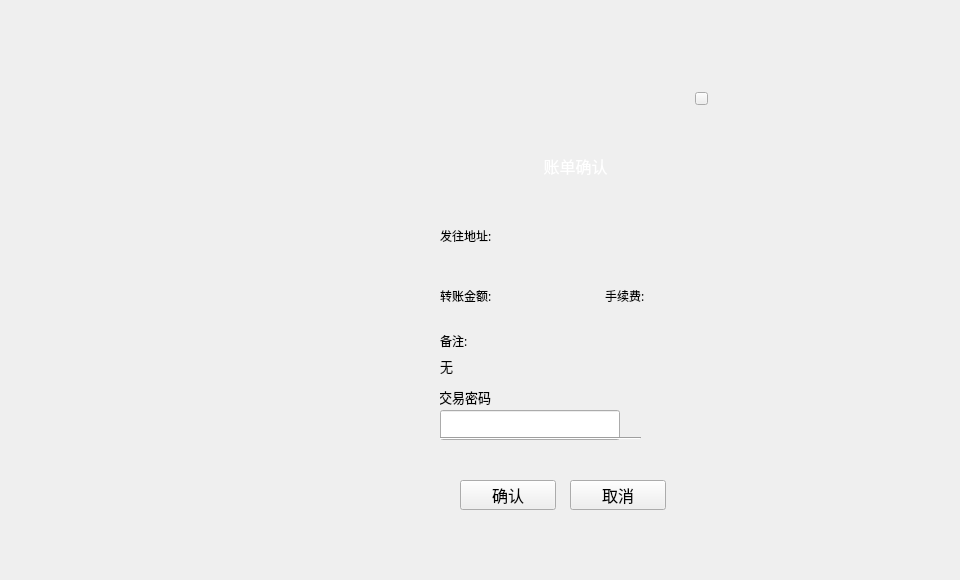
<?xml version="1.0" encoding="UTF-8"?>
<ui version="4.0">
 <class>TransferConfirmDialog</class>
 <widget class="QDialog" name="TransferConfirmDialog">
  <property name="geometry">
   <rect>
    <x>0</x>
    <y>0</y>
    <width>960</width>
    <height>580</height>
   </rect>
  </property>
  <property name="font">
   <font>
    <family>微软雅黑</family>
   </font>
  </property>
  <property name="windowTitle">
   <string>Dialog</string>
  </property>
  <widget class="QWidget" name="widget" native="true">
   <property name="geometry">
    <rect>
     <x>0</x>
     <y>0</y>
     <width>960</width>
     <height>580</height>
    </rect>
   </property>
   <widget class="QWidget" name="containerWidget" native="true">
    <property name="geometry">
     <rect>
      <x>390</x>
      <y>80</y>
      <width>360</width>
      <height>490</height>
     </rect>
    </property>
    <property name="font">
     <font>
      <family>微软雅黑</family>
      <pointsize>10</pointsize>
     </font>
    </property>
    <widget class="QLineEdit" name="pwdLineEdit">
     <property name="geometry">
      <rect>
       <x>50</x>
       <y>330</y>
       <width>180</width>
       <height>30</height>
      </rect>
     </property>
     <property name="echoMode">
      <enum>QLineEdit::Password</enum>
     </property>
    </widget>
    <widget class="QLabel" name="tipLabel2">
     <property name="geometry">
      <rect>
       <x>50</x>
       <y>370</y>
       <width>200</width>
       <height>24</height>
      </rect>
     </property>
     <property name="text">
      <string/>
     </property>
    </widget>
    <widget class="QToolButton" name="okBtn">
     <property name="geometry">
      <rect>
       <x>70</x>
       <y>400</y>
       <width>96</width>
       <height>30</height>
      </rect>
     </property>
     <property name="font">
      <font>
       <pointsize>12</pointsize>
      </font>
     </property>
     <property name="cursor">
      <cursorShape>PointingHandCursor</cursorShape>
     </property>
     <property name="styleSheet">
      <string notr="true"/>
     </property>
     <property name="text">
      <string>确认</string>
     </property>
    </widget>
    <widget class="QLabel" name="label_2">
     <property name="geometry">
      <rect>
       <x>50</x>
       <y>145</y>
       <width>81</width>
       <height>21</height>
      </rect>
     </property>
     <property name="font">
      <font>
       <pointsize>9</pointsize>
       <weight>50</weight>
       <bold>false</bold>
      </font>
     </property>
     <property name="styleSheet">
      <string notr="true"/>
     </property>
     <property name="text">
      <string>发往地址:</string>
     </property>
     <property name="alignment">
      <set>Qt::AlignLeading|Qt::AlignLeft|Qt::AlignVCenter</set>
     </property>
    </widget>
    <widget class="QLabel" name="label_6">
     <property name="geometry">
      <rect>
       <x>50</x>
       <y>302</y>
       <width>51</width>
       <height>30</height>
      </rect>
     </property>
     <property name="styleSheet">
      <string notr="true"/>
     </property>
     <property name="text">
      <string>交易密码</string>
     </property>
     <property name="alignment">
      <set>Qt::AlignRight|Qt::AlignTrailing|Qt::AlignVCenter</set>
     </property>
    </widget>
    <widget class="QLabel" name="label_5">
     <property name="geometry">
      <rect>
       <x>50</x>
       <y>250</y>
       <width>40</width>
       <height>21</height>
      </rect>
     </property>
     <property name="font">
      <font>
       <pointsize>9</pointsize>
       <weight>50</weight>
       <bold>false</bold>
      </font>
     </property>
     <property name="styleSheet">
      <string notr="true"/>
     </property>
     <property name="text">
      <string>备注:</string>
     </property>
     <property name="alignment">
      <set>Qt::AlignLeading|Qt::AlignLeft|Qt::AlignVCenter</set>
     </property>
    </widget>
    <widget class="QLabel" name="feeLabel">
     <property name="geometry">
      <rect>
       <x>218</x>
       <y>230</y>
       <width>111</width>
       <height>21</height>
      </rect>
     </property>
     <property name="styleSheet">
      <string notr="true"/>
     </property>
     <property name="text">
      <string/>
     </property>
    </widget>
    <widget class="QLabel" name="label_3">
     <property name="geometry">
      <rect>
       <x>50</x>
       <y>205</y>
       <width>60</width>
       <height>21</height>
      </rect>
     </property>
     <property name="font">
      <font>
       <pointsize>9</pointsize>
       <weight>50</weight>
       <bold>false</bold>
      </font>
     </property>
     <property name="styleSheet">
      <string notr="true"/>
     </property>
     <property name="text">
      <string>转账金额:</string>
     </property>
     <property name="alignment">
      <set>Qt::AlignLeading|Qt::AlignLeft|Qt::AlignVCenter</set>
     </property>
    </widget>
    <widget class="QLabel" name="remarkLabel">
     <property name="geometry">
      <rect>
       <x>50</x>
       <y>275</y>
       <width>260</width>
       <height>21</height>
      </rect>
     </property>
     <property name="styleSheet">
      <string notr="true"/>
     </property>
     <property name="text">
      <string>无</string>
     </property>
    </widget>
    <widget class="QLabel" name="label">
     <property name="geometry">
      <rect>
       <x>150</x>
       <y>75</y>
       <width>71</width>
       <height>21</height>
      </rect>
     </property>
     <property name="font">
      <font>
       <pointsize>12</pointsize>
      </font>
     </property>
     <property name="styleSheet">
      <string notr="true">color:white;</string>
     </property>
     <property name="text">
      <string>账单确认</string>
     </property>
     <property name="alignment">
      <set>Qt::AlignCenter</set>
     </property>
    </widget>
    <widget class="QToolButton" name="cancelBtn">
     <property name="geometry">
      <rect>
       <x>180</x>
       <y>400</y>
       <width>96</width>
       <height>30</height>
      </rect>
     </property>
     <property name="font">
      <font>
       <pointsize>12</pointsize>
      </font>
     </property>
     <property name="cursor">
      <cursorShape>PointingHandCursor</cursorShape>
     </property>
     <property name="styleSheet">
      <string notr="true"/>
     </property>
     <property name="text">
      <string>取消</string>
     </property>
    </widget>
    <widget class="QLabel" name="label_4">
     <property name="geometry">
      <rect>
       <x>215</x>
       <y>205</y>
       <width>60</width>
       <height>21</height>
      </rect>
     </property>
     <property name="font">
      <font>
       <pointsize>9</pointsize>
       <weight>50</weight>
       <bold>false</bold>
      </font>
     </property>
     <property name="styleSheet">
      <string notr="true"/>
     </property>
     <property name="text">
      <string>手续费:</string>
     </property>
     <property name="alignment">
      <set>Qt::AlignLeading|Qt::AlignLeft|Qt::AlignVCenter</set>
     </property>
    </widget>
    <widget class="QLabel" name="addressLabel">
     <property name="geometry">
      <rect>
       <x>34</x>
       <y>170</y>
       <width>300</width>
       <height>30</height>
      </rect>
     </property>
     <property name="styleSheet">
      <string notr="true"/>
     </property>
     <property name="text">
      <string/>
     </property>
     <property name="textInteractionFlags">
      <set>Qt::LinksAccessibleByMouse|Qt::TextSelectableByMouse</set>
     </property>
    </widget>
    <widget class="QLabel" name="amountLabel">
     <property name="geometry">
      <rect>
       <x>50</x>
       <y>230</y>
       <width>141</width>
       <height>21</height>
      </rect>
     </property>
     <property name="styleSheet">
      <string notr="true"/>
     </property>
     <property name="text">
      <string/>
     </property>
    </widget>
    <widget class="QToolButton" name="closeBtn">
     <property name="geometry">
      <rect>
       <x>305</x>
       <y>12</y>
       <width>13</width>
       <height>13</height>
      </rect>
     </property>
     <property name="cursor">
      <cursorShape>PointingHandCursor</cursorShape>
     </property>
     <property name="focusPolicy">
      <enum>Qt::NoFocus</enum>
     </property>
     <property name="text">
      <string/>
     </property>
    </widget>
    <widget class="Line" name="line">
     <property name="geometry">
      <rect>
       <x>50</x>
       <y>350</y>
       <width>201</width>
       <height>16</height>
      </rect>
     </property>
     <property name="orientation">
      <enum>Qt::Horizontal</enum>
     </property>
    </widget>
   </widget>
  </widget>
 </widget>
 <resources/>
 <connections/>
</ui>
